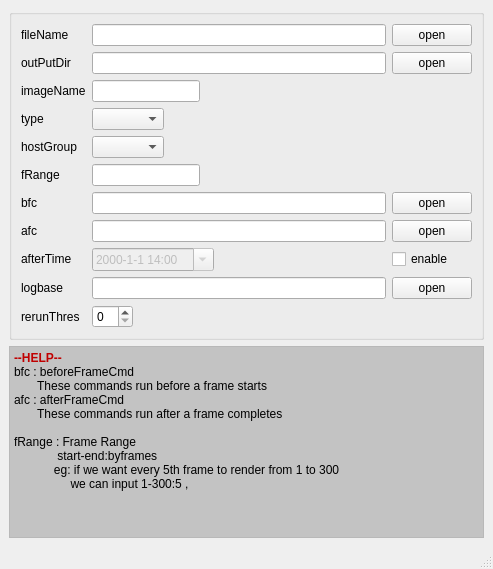
<?xml version="1.0" encoding="UTF-8"?>
<ui version="4.0">
 <class>MainWindow</class>
 <widget class="QMainWindow" name="MainWindow">
  <property name="geometry">
   <rect>
    <x>0</x>
    <y>0</y>
    <width>493</width>
    <height>518</height>
   </rect>
  </property>
  <property name="windowTitle">
   <string>MainWindow</string>
  </property>
  <widget class="QWidget" name="centralwidget">
   <layout class="QVBoxLayout" name="verticalLayout">
    <property name="sizeConstraint">
     <enum>QLayout::SetNoConstraint</enum>
    </property>
    <item>
     <widget class="QGroupBox" name="groupBox_2">
      <property name="title">
       <string/>
      </property>
      <layout class="QGridLayout" name="gridLayout_2">
       <item row="3" column="0">
        <widget class="QLabel" name="labelType">
         <property name="sizePolicy">
          <sizepolicy hsizetype="Maximum" vsizetype="Fixed">
           <horstretch>0</horstretch>
           <verstretch>0</verstretch>
          </sizepolicy>
         </property>
         <property name="text">
          <string>type</string>
         </property>
        </widget>
       </item>
       <item row="0" column="0">
        <widget class="QLabel" name="labelFileName">
         <property name="sizePolicy">
          <sizepolicy hsizetype="Maximum" vsizetype="Fixed">
           <horstretch>0</horstretch>
           <verstretch>0</verstretch>
          </sizepolicy>
         </property>
         <property name="text">
          <string>fileName</string>
         </property>
        </widget>
       </item>
       <item row="1" column="0">
        <widget class="QLabel" name="labelOutPutDir">
         <property name="sizePolicy">
          <sizepolicy hsizetype="Maximum" vsizetype="Fixed">
           <horstretch>0</horstretch>
           <verstretch>0</verstretch>
          </sizepolicy>
         </property>
         <property name="text">
          <string>outPutDir</string>
         </property>
        </widget>
       </item>
       <item row="9" column="0">
        <widget class="QLabel" name="labelLogbase">
         <property name="sizePolicy">
          <sizepolicy hsizetype="Maximum" vsizetype="Fixed">
           <horstretch>0</horstretch>
           <verstretch>0</verstretch>
          </sizepolicy>
         </property>
         <property name="text">
          <string>logbase   </string>
         </property>
        </widget>
       </item>
       <item row="5" column="1">
        <widget class="QLineEdit" name="lineEditFrange">
         <property name="sizePolicy">
          <sizepolicy hsizetype="Maximum" vsizetype="Fixed">
           <horstretch>0</horstretch>
           <verstretch>0</verstretch>
          </sizepolicy>
         </property>
        </widget>
       </item>
       <item row="0" column="2">
        <widget class="QPushButton" name="pushFileName">
         <property name="sizePolicy">
          <sizepolicy hsizetype="Maximum" vsizetype="Fixed">
           <horstretch>0</horstretch>
           <verstretch>0</verstretch>
          </sizepolicy>
         </property>
         <property name="text">
          <string>open</string>
         </property>
        </widget>
       </item>
       <item row="10" column="0">
        <widget class="QLabel" name="label_8">
         <property name="sizePolicy">
          <sizepolicy hsizetype="Maximum" vsizetype="Preferred">
           <horstretch>0</horstretch>
           <verstretch>0</verstretch>
          </sizepolicy>
         </property>
         <property name="text">
          <string>rerunThres</string>
         </property>
        </widget>
       </item>
       <item row="5" column="0">
        <widget class="QLabel" name="labelFrange">
         <property name="sizePolicy">
          <sizepolicy hsizetype="Maximum" vsizetype="Fixed">
           <horstretch>0</horstretch>
           <verstretch>0</verstretch>
          </sizepolicy>
         </property>
         <property name="text">
          <string>fRange     </string>
         </property>
        </widget>
       </item>
       <item row="6" column="0">
        <widget class="QLabel" name="labelBfc">
         <property name="sizePolicy">
          <sizepolicy hsizetype="Maximum" vsizetype="Fixed">
           <horstretch>0</horstretch>
           <verstretch>0</verstretch>
          </sizepolicy>
         </property>
         <property name="text">
          <string>bfc          </string>
         </property>
        </widget>
       </item>
       <item row="6" column="1">
        <widget class="QLineEdit" name="lineEditBfc">
         <property name="sizePolicy">
          <sizepolicy hsizetype="MinimumExpanding" vsizetype="Fixed">
           <horstretch>0</horstretch>
           <verstretch>0</verstretch>
          </sizepolicy>
         </property>
        </widget>
       </item>
       <item row="7" column="1">
        <widget class="QLineEdit" name="lineEditAfc">
         <property name="sizePolicy">
          <sizepolicy hsizetype="MinimumExpanding" vsizetype="Fixed">
           <horstretch>0</horstretch>
           <verstretch>0</verstretch>
          </sizepolicy>
         </property>
        </widget>
       </item>
       <item row="7" column="0">
        <widget class="QLabel" name="labelAfc">
         <property name="sizePolicy">
          <sizepolicy hsizetype="Maximum" vsizetype="Fixed">
           <horstretch>0</horstretch>
           <verstretch>0</verstretch>
          </sizepolicy>
         </property>
         <property name="text">
          <string>afc          </string>
         </property>
        </widget>
       </item>
       <item row="8" column="0">
        <widget class="QLabel" name="labelAfterTime">
         <property name="sizePolicy">
          <sizepolicy hsizetype="Maximum" vsizetype="Fixed">
           <horstretch>0</horstretch>
           <verstretch>0</verstretch>
          </sizepolicy>
         </property>
         <property name="text">
          <string>afterTime </string>
         </property>
        </widget>
       </item>
       <item row="6" column="2">
        <widget class="QPushButton" name="pushBfc">
         <property name="sizePolicy">
          <sizepolicy hsizetype="Maximum" vsizetype="Fixed">
           <horstretch>0</horstretch>
           <verstretch>0</verstretch>
          </sizepolicy>
         </property>
         <property name="text">
          <string>open</string>
         </property>
        </widget>
       </item>
       <item row="3" column="1">
        <widget class="QComboBox" name="comboType">
         <property name="sizePolicy">
          <sizepolicy hsizetype="Maximum" vsizetype="Fixed">
           <horstretch>0</horstretch>
           <verstretch>0</verstretch>
          </sizepolicy>
         </property>
        </widget>
       </item>
       <item row="7" column="2">
        <widget class="QPushButton" name="pushAfc">
         <property name="sizePolicy">
          <sizepolicy hsizetype="Maximum" vsizetype="Fixed">
           <horstretch>0</horstretch>
           <verstretch>0</verstretch>
          </sizepolicy>
         </property>
         <property name="text">
          <string>open</string>
         </property>
        </widget>
       </item>
       <item row="8" column="1">
        <widget class="QDateTimeEdit" name="afterTimeEdit">
         <property name="enabled">
          <bool>false</bool>
         </property>
         <property name="sizePolicy">
          <sizepolicy hsizetype="Fixed" vsizetype="Fixed">
           <horstretch>0</horstretch>
           <verstretch>0</verstretch>
          </sizepolicy>
         </property>
         <property name="time">
          <time>
           <hour>14</hour>
           <minute>0</minute>
           <second>0</second>
          </time>
         </property>
         <property name="currentSection">
          <enum>QDateTimeEdit::YearSection</enum>
         </property>
         <property name="displayFormat">
          <string>yyyy-M-d h:mm</string>
         </property>
         <property name="calendarPopup">
          <bool>true</bool>
         </property>
        </widget>
       </item>
       <item row="9" column="2">
        <widget class="QPushButton" name="pushButton_4">
         <property name="sizePolicy">
          <sizepolicy hsizetype="Maximum" vsizetype="Fixed">
           <horstretch>0</horstretch>
           <verstretch>0</verstretch>
          </sizepolicy>
         </property>
         <property name="text">
          <string>open</string>
         </property>
        </widget>
       </item>
       <item row="0" column="1">
        <widget class="QLineEdit" name="lineEditFileName">
         <property name="sizePolicy">
          <sizepolicy hsizetype="MinimumExpanding" vsizetype="Fixed">
           <horstretch>0</horstretch>
           <verstretch>0</verstretch>
          </sizepolicy>
         </property>
        </widget>
       </item>
       <item row="8" column="2">
        <widget class="QCheckBox" name="checkAfterTime">
         <property name="text">
          <string>enable</string>
         </property>
        </widget>
       </item>
       <item row="9" column="1">
        <widget class="QLineEdit" name="lineEditLogbase">
         <property name="sizePolicy">
          <sizepolicy hsizetype="MinimumExpanding" vsizetype="Fixed">
           <horstretch>0</horstretch>
           <verstretch>0</verstretch>
          </sizepolicy>
         </property>
        </widget>
       </item>
       <item row="1" column="1">
        <widget class="QLineEdit" name="lineEditOutPutDir">
         <property name="sizePolicy">
          <sizepolicy hsizetype="MinimumExpanding" vsizetype="Fixed">
           <horstretch>0</horstretch>
           <verstretch>0</verstretch>
          </sizepolicy>
         </property>
        </widget>
       </item>
       <item row="10" column="1">
        <widget class="QSpinBox" name="spinBox">
         <property name="sizePolicy">
          <sizepolicy hsizetype="Maximum" vsizetype="Fixed">
           <horstretch>0</horstretch>
           <verstretch>0</verstretch>
          </sizepolicy>
         </property>
        </widget>
       </item>
       <item row="2" column="0">
        <widget class="QLabel" name="labelImageName">
         <property name="sizePolicy">
          <sizepolicy hsizetype="Maximum" vsizetype="Fixed">
           <horstretch>0</horstretch>
           <verstretch>0</verstretch>
          </sizepolicy>
         </property>
         <property name="text">
          <string>imageName</string>
         </property>
        </widget>
       </item>
       <item row="1" column="2">
        <widget class="QPushButton" name="pushOutPutDir">
         <property name="sizePolicy">
          <sizepolicy hsizetype="Maximum" vsizetype="Fixed">
           <horstretch>0</horstretch>
           <verstretch>0</verstretch>
          </sizepolicy>
         </property>
         <property name="text">
          <string>open</string>
         </property>
        </widget>
       </item>
       <item row="2" column="1">
        <widget class="QLineEdit" name="lineEditImageName">
         <property name="sizePolicy">
          <sizepolicy hsizetype="Maximum" vsizetype="Fixed">
           <horstretch>0</horstretch>
           <verstretch>0</verstretch>
          </sizepolicy>
         </property>
        </widget>
       </item>
       <item row="4" column="0">
        <widget class="QLabel" name="labelHostGroup">
         <property name="sizePolicy">
          <sizepolicy hsizetype="Maximum" vsizetype="Fixed">
           <horstretch>0</horstretch>
           <verstretch>0</verstretch>
          </sizepolicy>
         </property>
         <property name="text">
          <string>hostGroup</string>
         </property>
        </widget>
       </item>
       <item row="4" column="1">
        <widget class="QComboBox" name="comboHostGroup">
         <property name="sizePolicy">
          <sizepolicy hsizetype="Maximum" vsizetype="Fixed">
           <horstretch>0</horstretch>
           <verstretch>0</verstretch>
          </sizepolicy>
         </property>
        </widget>
       </item>
      </layout>
     </widget>
    </item>
    <item>
     <widget class="QTextEdit" name="textEdit">
      <property name="sizePolicy">
       <sizepolicy hsizetype="Minimum" vsizetype="Fixed">
        <horstretch>0</horstretch>
        <verstretch>0</verstretch>
       </sizepolicy>
      </property>
      <property name="palette">
       <palette>
        <active>
         <colorrole role="Base">
          <brush brushstyle="SolidPattern">
           <color alpha="255">
            <red>195</red>
            <green>195</green>
            <blue>195</blue>
           </color>
          </brush>
         </colorrole>
        </active>
        <inactive>
         <colorrole role="Base">
          <brush brushstyle="SolidPattern">
           <color alpha="255">
            <red>195</red>
            <green>195</green>
            <blue>195</blue>
           </color>
          </brush>
         </colorrole>
        </inactive>
        <disabled>
         <colorrole role="Base">
          <brush brushstyle="SolidPattern">
           <color alpha="255">
            <red>244</red>
            <green>244</green>
            <blue>244</blue>
           </color>
          </brush>
         </colorrole>
        </disabled>
       </palette>
      </property>
      <property name="font">
       <font>
        <weight>50</weight>
        <italic>true</italic>
        <bold>false</bold>
       </font>
      </property>
      <property name="frameShape">
       <enum>QFrame::StyledPanel</enum>
      </property>
      <property name="frameShadow">
       <enum>QFrame::Raised</enum>
      </property>
      <property name="lineWidth">
       <number>1</number>
      </property>
      <property name="undoRedoEnabled">
       <bool>false</bool>
      </property>
      <property name="readOnly">
       <bool>true</bool>
      </property>
      <property name="html">
       <string>&lt;!DOCTYPE HTML PUBLIC &quot;-//W3C//DTD HTML 4.0//EN&quot; &quot;http://www.w3.org/TR/REC-html40/strict.dtd&quot;&gt;
&lt;html&gt;&lt;head&gt;&lt;meta name=&quot;qrichtext&quot; content=&quot;1&quot; /&gt;&lt;style type=&quot;text/css&quot;&gt;
p, li { white-space: pre-wrap; }
&lt;/style&gt;&lt;/head&gt;&lt;body style=&quot; font-family:'Sans Serif'; font-size:9pt; font-weight:400; font-style:italic;&quot;&gt;
&lt;p style=&quot; margin-top:0px; margin-bottom:0px; margin-left:0px; margin-right:0px; -qt-block-indent:0; text-indent:0px;&quot;&gt;&lt;span style=&quot; font-weight:600; font-style:normal; color:#c00000;&quot;&gt;--HELP--&lt;/span&gt;&lt;/p&gt;
&lt;p style=&quot; margin-top:0px; margin-bottom:0px; margin-left:0px; margin-right:0px; -qt-block-indent:0; text-indent:0px;&quot;&gt;&lt;span style=&quot; font-style:normal;&quot;&gt;bfc : beforeFrameCmd&lt;/span&gt;&lt;/p&gt;
&lt;p style=&quot; margin-top:0px; margin-bottom:0px; margin-left:0px; margin-right:0px; -qt-block-indent:0; text-indent:0px;&quot;&gt;&lt;span style=&quot; font-style:normal;&quot;&gt;       These commands run before a frame starts&lt;/span&gt;&lt;/p&gt;
&lt;p style=&quot; margin-top:0px; margin-bottom:0px; margin-left:0px; margin-right:0px; -qt-block-indent:0; text-indent:0px;&quot;&gt;&lt;span style=&quot; font-style:normal;&quot;&gt;afc : afterFrameCmd&lt;/span&gt;&lt;/p&gt;
&lt;p style=&quot; margin-top:0px; margin-bottom:0px; margin-left:0px; margin-right:0px; -qt-block-indent:0; text-indent:0px;&quot;&gt;&lt;span style=&quot; font-style:normal;&quot;&gt;       These commands run after a frame completes&lt;/span&gt;&lt;/p&gt;
&lt;p style=&quot;-qt-paragraph-type:empty; margin-top:0px; margin-bottom:0px; margin-left:0px; margin-right:0px; -qt-block-indent:0; text-indent:0px; font-style:normal;&quot;&gt;&lt;br /&gt;&lt;/p&gt;
&lt;p style=&quot; margin-top:0px; margin-bottom:0px; margin-left:0px; margin-right:0px; -qt-block-indent:0; text-indent:0px;&quot;&gt;&lt;span style=&quot; font-style:normal;&quot;&gt;fRange : Frame Range&lt;/span&gt;&lt;/p&gt;
&lt;p style=&quot; margin-top:0px; margin-bottom:0px; margin-left:0px; margin-right:0px; -qt-block-indent:0; text-indent:0px;&quot;&gt;&lt;span style=&quot; font-style:normal;&quot;&gt;             start-end:byframes&lt;/span&gt;&lt;/p&gt;
&lt;p style=&quot; margin-top:0px; margin-bottom:0px; margin-left:0px; margin-right:0px; -qt-block-indent:0; text-indent:0px;&quot;&gt;&lt;span style=&quot; font-style:normal;&quot;&gt;            eg: if we want every 5th frame to render from 1 to 300 &lt;/span&gt;&lt;/p&gt;
&lt;p style=&quot; margin-top:0px; margin-bottom:0px; margin-left:0px; margin-right:0px; -qt-block-indent:0; text-indent:0px;&quot;&gt;&lt;span style=&quot; font-style:normal;&quot;&gt;                 we can input 1-300:5 , &lt;/span&gt;&lt;/p&gt;
&lt;p style=&quot; margin-top:0px; margin-bottom:0px; margin-left:0px; margin-right:0px; -qt-block-indent:0; text-indent:0px;&quot;&gt;&lt;span style=&quot; font-style:normal;&quot;&gt;             &lt;/span&gt;&lt;/p&gt;&lt;/body&gt;&lt;/html&gt;</string>
      </property>
      <property name="textInteractionFlags">
       <set>Qt::LinksAccessibleByMouse</set>
      </property>
     </widget>
    </item>
   </layout>
  </widget>
  <widget class="QStatusBar" name="statusbar"/>
 </widget>
 <resources/>
 <connections/>
</ui>
